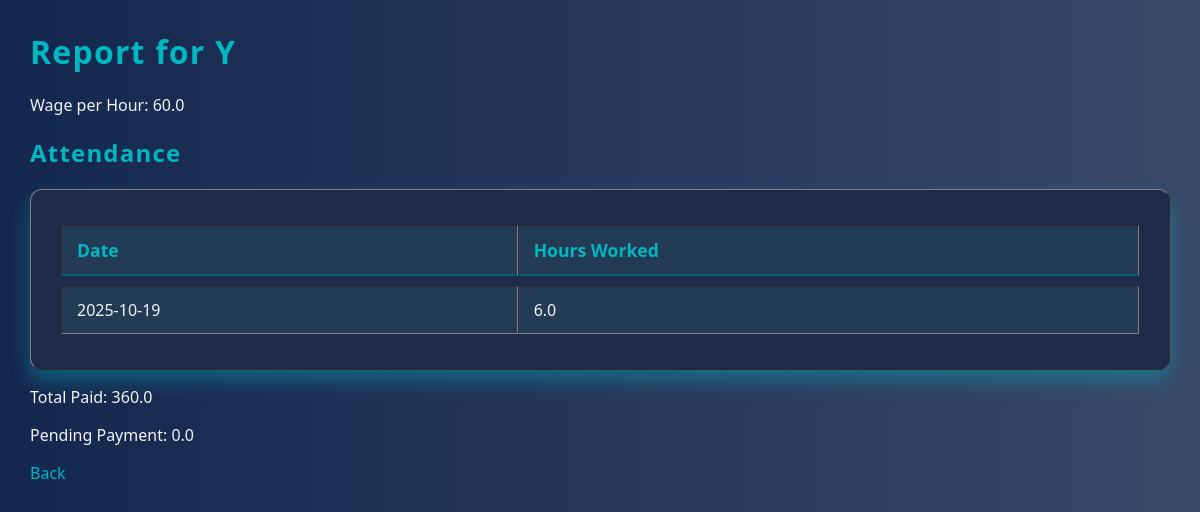
The page /report/2 on the database its author committed.
### tables this page shows
CREATE TABLE Worker (
            WorkerID INTEGER PRIMARY KEY AUTOINCREMENT,
            Name TEXT NOT NULL,
            Age INTEGER,
            Contact TEXT,
            WageRate REAL
        );

CREATE TABLE Attendance (
            AttendanceID INTEGER PRIMARY KEY AUTOINCREMENT,
            WorkerID INTEGER,
            WorkDate TEXT,
            HoursWorked REAL,
            FOREIGN KEY(WorkerID) REFERENCES Worker(WorkerID)
        );

### app.py (the view)
@app.route('/report/<int:worker_id>')
def report(worker_id):
    conn = get_db_connection()
    worker = conn.execute("SELECT Name, WageRate FROM Worker WHERE WorkerID=?", (worker_id,)).fetchone()
    attendance = conn.execute("SELECT WorkDate, HoursWorked FROM Attendance WHERE WorkerID=?", (worker_id,)).fetchall()
    total_paid = conn.execute("SELECT SUM(AmountPaid) FROM Payment WHERE WorkerID=?", (worker_id,)).fetchone()[0] or 0
    total_earned = sum([row['HoursWorked'] * worker['WageRate'] for row in attendance])
    pending = max(total_earned - total_paid, 0)  # prevent negative
    conn.close()
    return render_template('report.html', worker=worker, attendance=attendance,
                           total_paid=total_paid, pending=pending)

### app.py (called while the page is built)
def get_db_connection():
    conn = sqlite3.connect(DATABASE)
    conn.row_factory = sqlite3.Row  # Access columns by name
    return conn

### templates/report.html (shortened to what this page needs)
<!DOCTYPE html>
<html>
<head>
    <link rel="stylesheet" type="text/css" href="{{ url_for('static', filename='style.css') }}">
</head>
<body>
    <h1>Report for {{ worker[0] }}</h1>
    <p>Wage per Hour: {{ worker[1] }}</p>
    <h2>Attendance</h2>
    <table border="1">
        <tr><th>Date</th><th>Hours Worked</th></tr>
        {% for a in attendance %}
        <tr>
            <td>{{ a[0] }}</td>
            <td>{{ a[1] }}</td>
        </tr>
        {% endfor %}
    </table>
    <p>Total Paid: {{ total_paid }}</p>
    <p>Pending Payment: {{ pending }}</p>
    <a href="/">Back</a>
</body>
</html>

### static/style.css (style rules this page uses)
body { font-family: 'Segoe UI', Tahoma, Geneva, Verdana, sans-serif; background: linear-gradient(to right, #14274E, #394867); color: #F0F4F8; margin: 30px; }
h1, h2 { color: #00B7C2; font-weight: 600; letter-spacing: 1.2px; }
a { color: #00B7C2; text-decoration: none; margin-right: 20px; font-weight: 500; transition: color 0.3s ease; }
form, table, .container { background-color: #1E2A47; padding: 25px 30px; border-radius: 12px; box-shadow: 0 10px 20px rgba(0, 183, 194, 0.4); margin-top: 20px; }
table { width: 100%; border-collapse: separate; border-spacing: 0 10px; }
th, td { padding: 12px 15px; text-align: left; }
th { color: #00B7C2; font-weight: 600; font-size: 1.1em; border-bottom: 2px solid #005F73; }
tr { background-color: #243B55; border-radius: 10px; transition: background-color 0.3s ease; }

### rows shown on the page
Worker: Name "Y", WageRate "60.0"
Attendance: WorkDate "2025-10-19", HoursWorked "6.0"

### other values the page prints
{{ total_paid }} "360.0"
{{ pending }} "0.0"
